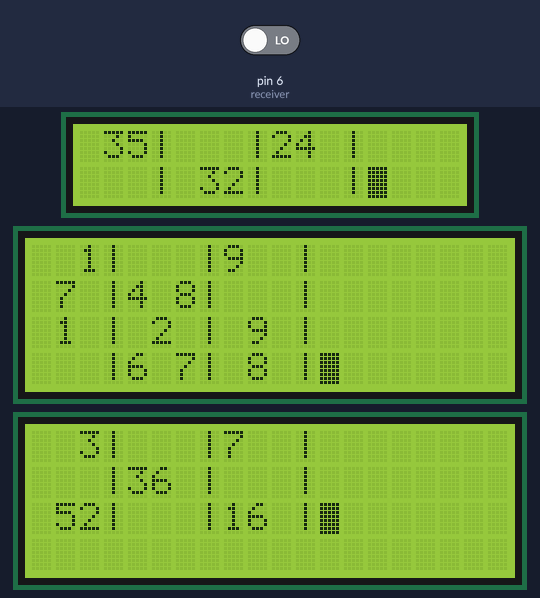
Bench run of a sketch on a simulated Arduino Uno, built with avr-gcc and run on an emulated ATmega328P. On the bench: 16×2 character LCD, 2 × 20×4 character LCD. The inputs (shaded band) are chosen by the test bench; at power-on: pin 6 (receiver) LOW.

Above: at 3.4 s.
3.5 s: pin 6 (receiver) driven HIGH
At 5.1 s:
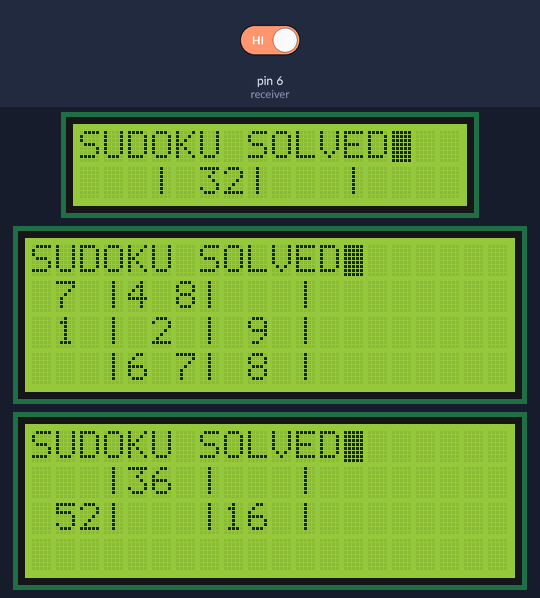
At 6.7 s:
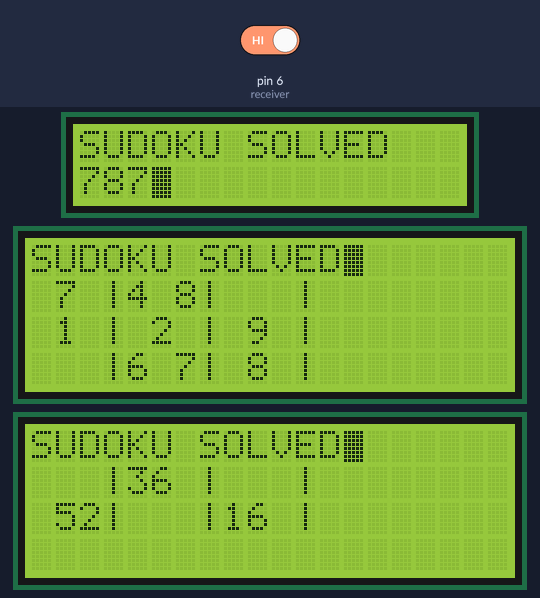
Timing chart, 0 to 8.2 s (numbered marks = the images above; inputs shaded):
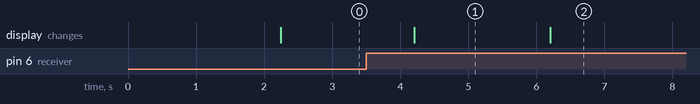

The sketch:

sudoku1.ino
```cpp
#include <LiquidCrystal.h>
LiquidCrystal lcd1(7, 8, 9, 10, 11, 12);
LiquidCrystal lcd2(7, 5, 9, 10, 11, 12);
LiquidCrystal lcd3(7, 4, 9, 10, 11, 12);
int receiver = 6;
int val;
#define DEBUG  true
#define SHOW_MOVES true
int col = 0;
int row1 = 0;
int row2=2;
int row3=6;
int posX = 3;
int posY = 0;
int grid[9][9]={{0, 3, 5,  0, 0, 0,  2, 4, 0},   //hard
                {0, 0, 0,  0, 3, 2,  0, 0, 0},
                {0, 0, 1,  0, 0, 0,  9, 0, 0},
                {0, 7, 0,  4, 0, 8,  0, 0, 0},
                {0, 1, 0,  0, 2, 0,  0, 9, 0},
                {0, 0, 0,  6, 0, 7,  0, 8, 0},
                {0, 0, 3,  0, 0, 0,  7, 0, 0},
                {0, 0, 0,  3, 6, 0,  0, 0, 0},
                {0, 5, 2,  0, 0, 0,  1, 6, 0}
                };
/*int grid[9][9]={{3, 0, 6, 5, 0, 8, 4, 0, 0}, //easy
                {5, 2, 0, 0, 0, 0, 0, 0, 0},
                {0, 8, 7, 0, 0, 0, 0, 3, 1},
                {0, 0, 3, 0, 1, 0, 0, 8, 0},
                {9, 0, 0, 8, 6, 3, 0, 0, 5},
                {0, 5, 0, 0, 9, 0, 6, 0, 0},
                {1, 3, 0, 0, 0, 0, 2, 5, 0},
                {0, 0, 0, 0, 0, 0, 0, 7, 4},
                {0, 0, 5, 2, 0, 6, 3, 0, 0}};*/

void setup() {
  Serial.begin(9600);
  pinMode(receiver,INPUT);
  // set up the LCD's number of columns and rows:
  lcd1.begin(16, 2);
  lcd2.begin(20, 4);
  lcd3.begin(20, 4);
  // Print a message to the LCD.
  printLine1(0, "SUDOKU SOLVER");
  printLine2(0, "SUDOKU SOLVER1");
  printLine3(0, "SUDOKU SOLVER2");
  delay(2000);
  refreshLCD();
  lcd1.blink();
  lcd2.blink();
  lcd3.blink();


}
void loop() {

  // set the cursor to column 0, line 1
  // (note: line 1 is the second row, since counting begins with 0):
  //lcd.setCursor(posX, posY);
  // print the number of seconds since reset:
  //lcd.print(millis() / 1000);
  val=digitalRead(receiver);
   switch(val) {
    case 1: solve(grid);    break;}
  delay(200);
}
void refreshLCD() {
  if (posY==0) {
    printLine1(posY, gridLine(row1));
    printLine1(posY+1, gridLine(row1+1));
    printLine2(posY, gridLine(row2));
    printLine2(posY+1, gridLine(row2+1));
    printLine2(posY+2, gridLine(row2+2));
    printLine2(posY+3, gridLine(row2+3));
    printLine3(posY, gridLine(row3));
    printLine3(posY+1, gridLine(row3+1));
    printLine3(posY+2, gridLine(row3+2));

  } else {
    printLine1(posY-1, gridLine(row1-1));
    printLine1(posY, gridLine(row1));
    printLine2(posY-3, gridLine(row2-1));
    printLine2(posY-2, gridLine(row2-1));
    printLine2(posY-1, gridLine(row2-1));
    printLine2(posY, gridLine(row2));
    printLine3(posY-2, gridLine(row3-1));
    printLine3(posY-1, gridLine(row3-1));
    printLine3(posY, gridLine(row3));
  }
  //lcd.setCursor(posX,posY);
}
String getValue(int v) {
  String s = String(v);
  if (v==0) {s=" ";}
  return s;
}
String gridLine(int row) {
  //String s = String(row+1) + " |";
  String s = getValue(grid[row][0]);
  s += getValue(grid[row][1]);
  s += getValue(grid[row][2]);
  s += "|";
  s += getValue(grid[row][3]);
  s += getValue(grid[row][4]);
  s += getValue(grid[row][5]);
  s += "|";
  s += getValue(grid[row][6]);
  s += getValue(grid[row][7]);
  s += getValue(grid[row][8]);
  s += "|";
  return s;
}
// Clear line r in lcd panel by printing spaces
// then rerurn the cursor to the first char of the line
void clearLine1(int r) {
  lcd1.setCursor(0,r);
  lcd1.print("                ");
  lcd1.setCursor(0,r);
}

// Clear line r and then print the text s
void printLine1(int r, String s) {
  clearLine1(r);
  lcd1.print(s);
}

void clearLine2(int r) {
  lcd2.setCursor(0,r);
  lcd2.print("                ");
  lcd2.setCursor(0,r);
}

// Clear line r and then print the text s
void printLine2(int r, String s) {
  clearLine2(r);
  lcd2.print(s);
}

void clearLine3(int r) {
  lcd3.setCursor(0,r);
  lcd3.print("                ");
  lcd3.setCursor(0,r);
}

// Clear line r and then print the text s
void printLine3(int r, String s) {
  clearLine3(r);
  lcd3.print(s);
}
bool solve(int grid[9][9]) {


  if (solveGrid(grid)) {
    refreshLCD();
    return true;
  }

  int moves;
  if (solveBacktracking(grid, moves)) {
      printLine1(0, "SUDOKU SOLVED");
      printLine2(0, "SUDOKU SOLVED");
      printLine3(0, "SUDOKU SOLVED");
      delay(2000);
      //printLine(0,"I had to use backtracking method");
      printLine1(1, String(moves));
      delay(2000);
      refreshLCD();

       delay(2000);
      //printGrid(grid);
    }
  else {
    printLine1(0, "NOT SOLVED");
    // SolveWithBruteForce(grid);
  };
  return false;
}
bool solveGrid (int grid[9][9]) {
  int values[9][9];       // Holds the predicted numbers for each step: values[r][c]
  bool numbers[9][9][9];  // Holds the prediction for each number in a cell: numbers[n][r][c]
  int empties = emptyCells(grid); // counts the empty cells
  int emptiesOld;
  int steps = 0;

  // clear the values table
  clearGrid(values);

  // loop until there are no empty cells
  while (empties>0) {
    emptiesOld = empties;
    steps++;
    // Fill the "numbers" table with predictions
    prepareCells(grid, numbers);

    checkCells(grid, numbers, values);
    copyValues(grid, values);
    empties = emptyCells(grid);
    if (empties == emptiesOld) {
      // Cannot solve SUDOKU
      return false;
    }
  }
  return true;
}

bool solveBacktracking (int grid[9][9], int &moves) {
  int r, c;

  moves++;
  // If there is no empty cell then we solved it!
  if (!findEmptyCell(grid, r, c)) return true;

  // test digits 1 to 9
  for (int n = 1; n <= 9; n++) {
    if (isSafe(grid, r, c, n)) {
      grid[r][c] = n;

      //return, if success
      if (solveBacktracking(grid, moves)) return true;

      // failure, unmake & try again
      grid[r][c] = 0;
    }
  }

  return false;
}
bool findEmptyCell(int grid[9][9], int &r, int &c) {
  for (r = 0; r < 9; r++) {
    for (c = 0; c < 9; c++) {
      if (grid[r][c] == 0) return true;
      }
    }
  return false;
}
void checkCells(int grid[9][9], bool numbers[9][9][9], int values[9][9]) {
  for (int r=0; r<9; r++) {
    for (int c=0; c<9; c++) {
      if (grid[r][c]!=0) continue;    // If the cell has a value then go to next cell
      if (values[r][c]!=0) continue;  // If the cell has a prediction then go to next cell

      for (int n=0; n<9; n++) {
        // check if the prediction is the only one in the box
        if (values[r][c]==0 && uniqueInBox(numbers, n, r-r%3, c-c%3) && numbers[n][r][c]) {
          values[r][c]=n+1;
          continue;
        }
        // check if the prediction is the only one in the row
        if (values[r][c]==0 && uniqueInRow(numbers, n, r) && numbers[n][r][c]) {
          values[r][c]=n+1;
          continue;
        }
        // check if the prediction is the only one in the column
        if (values[r][c]==0 && uniqueInCol(numbers, n, c) && numbers[n][r][c]) {
          values[r][c]=n+1;
          continue;
        }
        if (values[r][c]==0 && uniqueInCell(numbers, r, c) && numbers[n][r][c]) {
          values[r][c]=n+1;
          continue;
        }
      }
    }
  }
}
// Check if the given num exists in row
bool UsedInRow(int grid[9][9], int r, int num) {
  for (int c = 0; c < 9; c++) {
    if (grid[r][c] == num) return true;
  }
  return false;
}

// Check if the given num exists in column
bool UsedInCol(int grid[9][9], int c, int num) {
  for (int r = 0; r < 9; r++) {
    if (grid[r][c] == num) return true;
  }
  return false;
}

// Check if the given num exists in box
bool UsedInBox(int grid[9][9], int boxStartRow, int boxStartCol, int num) {
  for (int r = 0; r < 3; r++) {
    for (int c =0; c < 3; c++)
      if (grid[r + boxStartRow][c + boxStartCol] == num) return true;
  }
  return false;
}
// check if the given num is valid for the cell
bool isSafe(int grid[9][9], int r, int c, int num) {
  return !UsedInRow(grid, r, num) &&
    !UsedInCol(grid, c, num) &&
    !UsedInBox(grid, r - r % 3, c - c % 3, num) &&
    grid[r][c] == 0;
}

// check if the possible
bool uniqueInRow(bool numbers[9][9][9], int n, int r) {
  int count=0;
  for (int c = 0; c < 9; c++) {
    if (numbers[n][r][c]) { count++; }
  }
  return count==1;
}

bool uniqueInCol(bool numbers[9][9][9], int n, int c) {
  int count=0;
  for (int r = 0; r < 9; r++) {
    if (numbers[n][r][c]) { count++; }
  }
  return count==1;
}

bool uniqueInBox(bool numbers[9][9][9], int n, int startRow, int startCol) {
  int count=0;
  for (int r = 0; r < 3; r++) {
    for (int c =0; c < 3; c++)
      if (numbers[r + startRow][c + startCol]) { count++; }
  }
  return count==1;
}

bool uniqueInCell(bool numbers[9][9][9], int r, int c) {
  int count=0;
  for (int n = 0; n < 9; n++) {
    if (numbers[n][r][c]) { count++; }
  }
  return count==1;
}

void copyValues(int grid[9][9], int values[9][9]) {
  for (int r=0; r<9; r++) {
    for (int c=0; c<9; c++) {
      if (values[r][c] != 0) { grid[r][c] = values[r][c]; }
      values[r][c] = 0;
    }
  }
}
void clearGrid(int grid[9][9]) {
  for (int r=0; r<9; r++) {
    for (int c=0; c<9; c++) { grid[r][c] = 0; }
  }
}
void prepareCells(int grid[9][9], bool numbers[9][9][9]) {
  for (int r=0; r<9; r++) {
    for (int c=0; c<9; c++) { setNumbers(r, c, grid, numbers); }
  }
}

void setNumbers(int r, int c, int grid[9][9], bool numbers[9][9][9]) {
  for (int n = 0; n < 9; n++) {
    //if (grid[r][c] != 0) {numbers[n][r][c] = false; continue;}
    numbers[n][r][c] = isSafe(grid, r, c, n+1);
  }
}
int emptyCells(int grid[9][9]) {
  int i=0;
  for (int r=0; r<9; r++) {
    for (int c=0; c<9; c++) {
      if (grid[r][c] == 0) {i++;}
    }
  }
  return i;
}
```

Measured:
- after the input at 3.5 s, the display: changes after 0.70 s (image 1)
- what the display in image 1 shows lasts 2.0 s, from 4.2 s to 6.2 s
